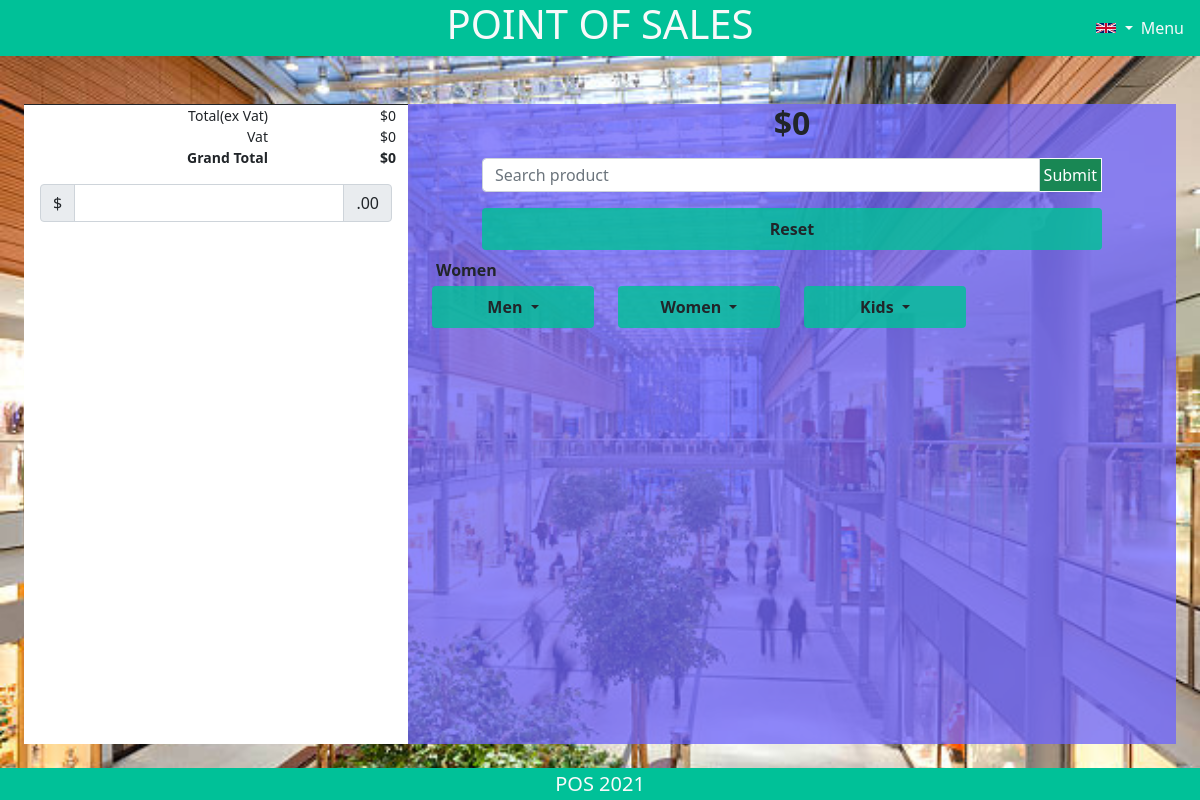
The page /?query=women (signed in) on the database its author committed.
### products/models.py (models this page shows)
class Category(models.Model):
    class Meta:
        verbose_name_plural = "Categories"
    name = models.CharField(max_length=254)
    def __str__(self):
        return self.name

### home/views.py (the view, shortened to what this page needs)
# urls.py: path("", views.index, name="home"),
def index(request):
    try:
        request.session["my_language"]
    except:
        request.session["my_language"] = {"language": "en"}
    all_products = Product.objects.all()
    all_categories = Category.objects.all()
    if "All" in request.GET:
        context = {
            "products": all_products,
            "categories": all_categories,
        }
        return render(request, "home/index.html", context)
    if "query" in request.GET:
        query = request.GET.getlist("query")
        if len(query) == 1:
            query_product = Product.objects.filter(category__name=query[0])
            context = {
                "query": query,
                "products": query_product,
                "categories": all_categories,
            }
            return render(request, "home/index.html", context)
    context = {
        "products": all_products,
        "categories": all_categories,
    }
    return render(request, "home/index.html", context)

### bag/contexts.py (called while the page is built, shortened)
def bag_contents(request):
    bag = request.session.get("bag", [])
    bag_items = []
    net_total = 0
    vat_total = 0
    vat = 0
    context = {
        "bag_content": bag_items,
        "net_total": net_total,
        "vat": round(vat, 3),
        "grand_total": net_total + vat,
    }
    return context

### home/templates/home/index.html (shortened to what this page needs)
{% extends "base.html" %}
{% load static %}
{% load custom_tags %}
{% block extra_css %}
    <link rel="stylesheet" href="{% static 'home/css/home.css' %}">
{% endblock %}
{% block content %}
    <div class="row m-4 text-center mt-5">
        <div class="col-12 col-md-4 order-md-1 order-2 till-screen p-0">
            <div class="row m-0 till-text">
                <div class="col-12 border-bottom border-dark"></div>
                <div class="col-8 text-end">Total(ex Vat)</div><div class="col-4 text-end">${{ net_total }}</div>
                <div class="col-8 text-end">Vat</div><div class="col-4 text-end">${{ vat }}</div>
                <div class="col-8 text-end fw-bold">Grand Total</div><div class="col-4 text-end fw-bold">${{ grand_total }}</div>
            </div>
            <form id="pay-form" action="{% url 'checkout' %}" method="POST">
                <div class="input-group mb-3 p-3 pb-0">
                    <span class="input-group-text">$</span>
                    <input type="text" class="form-control pay-input" id="amount" name="amount" aria-label="Amount (to the nearest dollar)">
                    <span class="input-group-text">.00</span>
                </div>
            </form>
        </div>
        <div class="col-12 col-md-8 order-1 product-screen bg-custom">
            <div class="col-12 text-center h2 fw-bold total">${{ grand_total }}</div>
            <div class="col-10 mt-3 mx-auto">
                <form action="#" method="POST">
                    <div class="input-group mb-3 search-bar">
                        <input type="text" class="search form-control pay-form" name="q" placeholder="Search product" />
                        <div class="input-group-append">
                          <button class="input-group-text p-1 btn-success border-light rounded-0">Submit</button>
                        </div>
                    </div>
                </form>
            </div>
            <a href="{% url 'home' %}?All=all" class="col-10 btn btn-custom-2 p-2 mb-2 fw-bold">Reset</a>
            <div class="text-start ps-3 fw-bold text-dark">
            {% for q in query %}
                {{ q|capfirst  }}
            {% endfor %}
            </div>
            <div class="row m-0">
                {% for category in categories %}
                    <div class="dropdown col-6 col-sm-4 col-md-3 mt-1">
                        <button class="btn btn-custom-2 dropdown-toggle w-100 p-2 fw-bold" type="button" id="dropdownMenuButton" data-bs-toggle="dropdown">
                            {{ category.name|capfirst }}
                        </button>
                    </div>
                {% endfor %}
            </div>
        </div>
    </div>
{% endblock %}

### static/css/base.css (style rules this page uses)
body, html { margin: 0; display: flex; flex-direction: column; height: 100vh; }
.form-control { height: 28px; }
.dropdown { display: inline-block; }

### home/static/home/css/home.css (style rules this page uses)
a { text-decoration: none; }
.till-screen { background: white; min-height: 80vh; }
.product-screen { background: rgb(206, 206, 206); min-height: 80vh; }
.search.form-control { height: 34px; }
.bg-custom { background: rgba(111, 101, 252, 0.774); }
.till-text { font-size: 14px; }
.btn-custom-2 { background: rgba(0, 193, 151, 0.815); }
.pay-input { height: 38px; }

### rows shown on the page
Category: name "Men"
Category: name "Women"
Category: name "Kids"

### other values the page prints
{{ net_total }} "0"
{{ vat }} "0"
{{ grand_total }} "0"
{{ q|capfirst }} "Women"
